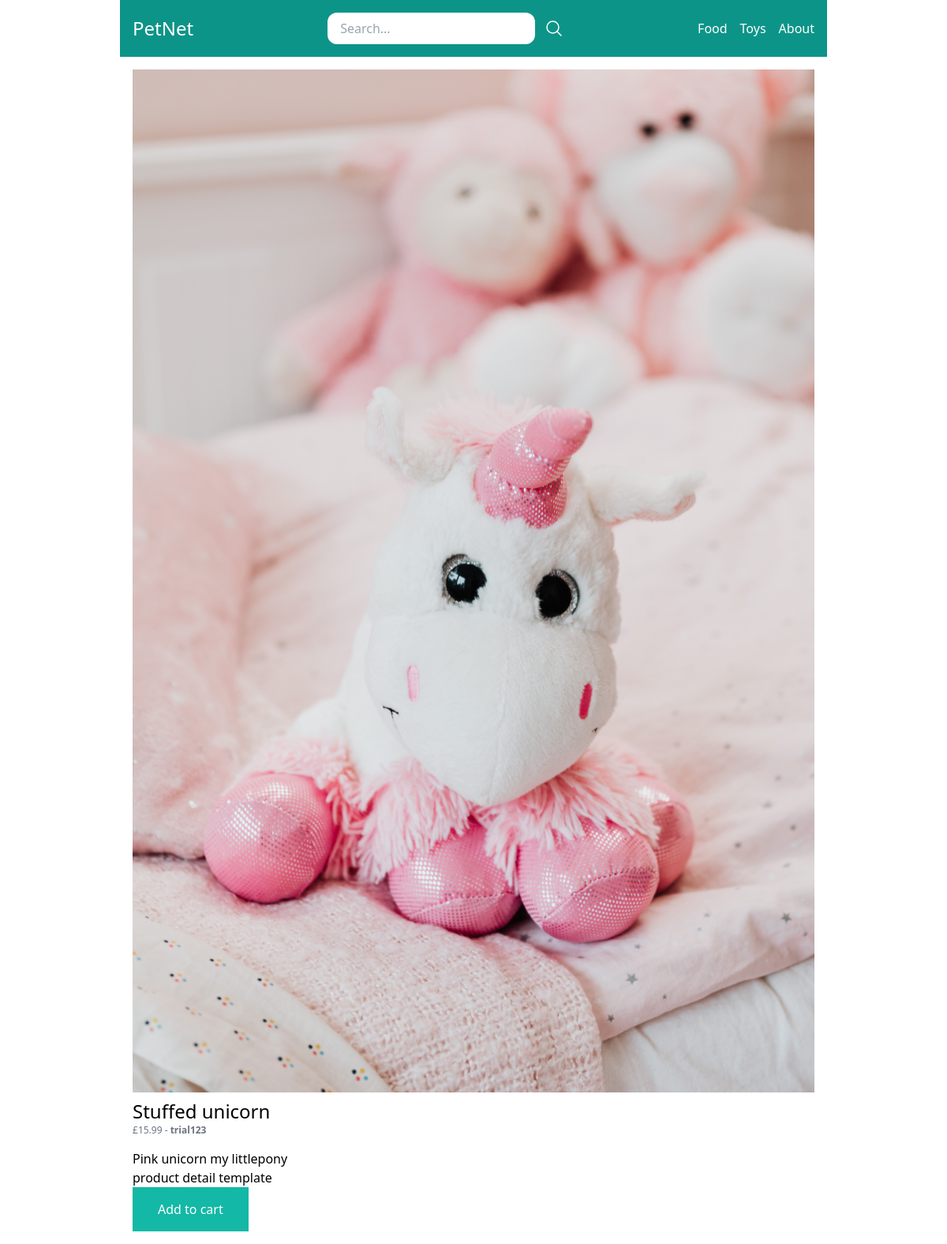
The app's page /toys/stuffed-unicorn/, older data.
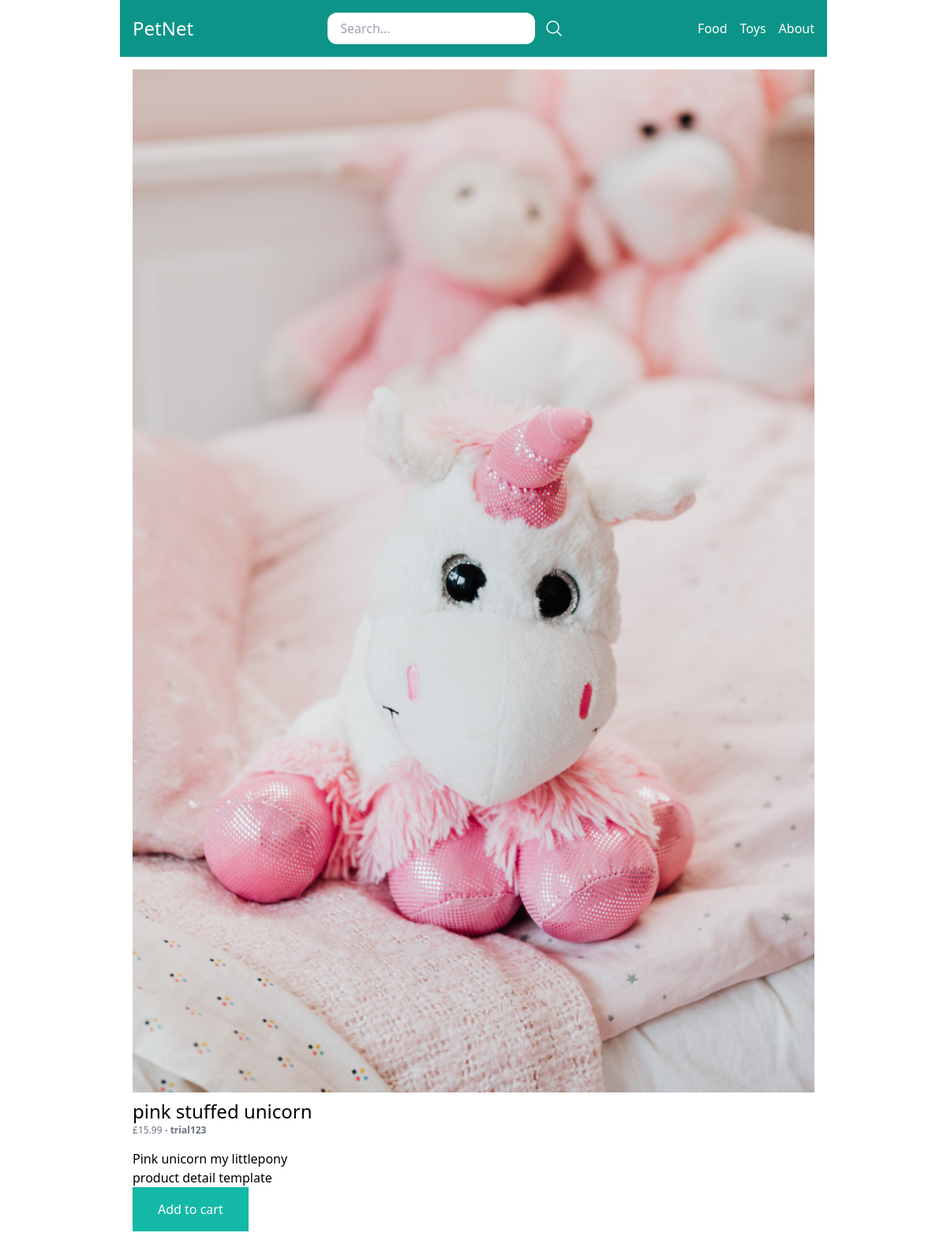
The same page, newer data.
### store/models.py (models this page shows, shortened)
class Category(models.Model):
    title = models.CharField(max_length=50)
    slug = models.SlugField(max_length= 50)
    class Meta:
        verbose_name_plural = 'Categories'

class Product(models.Model):
    DRAFT = 'draft'
    WAITING_APPROVAL = 'waitingapproval'
    ACTIVE = 'active'
    DELETED = 'deleted'
    STATUS_CHOICES =(
        (DRAFT, 'Draft'),
        (WAITING_APPROVAL, 'Waiting approval'),
        (ACTIVE, 'Active'),
        (DELETED, 'Deleted'),
    )
    user = models.ForeignKey(User, related_name='products', on_delete=models.CASCADE)
    category = models.ForeignKey(Category, related_name='products', on_delete=models.CASCADE)
    title = models.CharField(max_length=50)
    slug = models.SlugField(max_length= 50)
    description = models.TextField(blank=True)
    image = models.ImageField(upload_to='uploads/product_images/', blank=True, null=True)
    price = models.IntegerField()
    created_at = models.DateTimeField(auto_now_add=True)
    updated_at = models.DateTimeField(auto_now=True)
    status= models.CharField(max_length=50, choices=STATUS_CHOICES, default=ACTIVE)
    class Meta:
        ordering = ('-created_at', )
    def get_display_price(self):
        return self.price / 100

### store/views.py (the view)
# urls.py: path('<slug:category_slug>/<slug:slug>/', views.product_detail, name='product_detail'),
def product_detail(request, category_slug, slug):
    product = get_object_or_404(Product, slug=slug, status=Product.ACTIVE)
    return render(request, 'store/product_detail.html', {'product': product})

### store/templatetags/menu.py (called while the page is built)
@register.inclusion_tag('core/menu.html')
def menu():
    categories = Category.objects.all()
    return {'categories': categories}

### store/templates/store/product_detail.html (shortened to what this page needs)
{% extends 'core/base.html' %}
{% block content %}
    {% if product.image %}
    <div class="image mb-2">
        <img src="{{ product.image.url }}" alt=" Image of {{ product.title }}">
    </div>
    {% endif %}
    <h1 class="text-2xl">{{ product.title }}</h1>
    <p class="text-xs text-gray-500 ">£{{product.get_display_price}}
        -
        <a href="{% url 'vendor_detail' product.user.id %}"><b> {% firstof product.user.get_full_name product.user.username %} </b></a>
    </p>
    {% if product.description %}
        <p class="mt-4">
            {{product.description}}
            <h1>product detail template
            </h1>
        </p>
    {% endif %}
    <a href="{% url 'add_to_cart' product.id %}" class="inline-block px-8 py-4 bg-teal-500 text-white">Add to cart</a>
{% endblock %}

### core/templates/core/base.html (shortened to what this page needs)
{% load menu %}
<!doctype html>
<html>
<head>
  <script src="https://cdn.tailwindcss.com"></script>
</head>
<body>
    <nav class="max-w-4xl mx-auto py-4 px-4 flex items-center justify-between bg-teal-600">
      <div class="logo">
          <a href="/" class="text-2xl text-white">PetNet</a>
      </div>
      <div class="search">
        <form method="get" action="/search/" class="flex items-center space-x-3">
          <input type="search" name="query" placeholder="Search..." class="py-2 px-4 rounded-xl">
          <button>
            <svg xmlns="http://www.w3.org/2000/svg" fill="none" viewBox="0 0 24 24" stroke-width="1.5" stroke="currentColor" class="w-6 h-6 text-white">
              <path stroke-linecap="round" stroke-linejoin="round" d="M21 21l-5.197-5.197m0 0A7.5 7.5 0 105.196 5.196a7.5 7.5 0 0010.607 10.607z" />
            </svg>
          </button>
        </form>
      </div>
      <div class="menu flex items-center space-x-4">
        {% menu %}
      </div>
    </nav>
    <div class="max-w-4xl mx-auto py-4 px-4">
    {% block content %}
    {% endblock %}
  </div>
</body>
</html>

### core/templates/core/menu.html
{% for category in categories %}
    <a href="{% url 'category_detail' category.slug %}" class="text-white">{{category.title}}</a>
{% endfor %}
<a href="{% url 'about' %}" class="text-white">About</a>

Row changes from the older to the newer data that the page shows:
changed Product "Pink unicorn my littlepony": title "Stuffed unicorn" → "pink stuffed unicorn"
